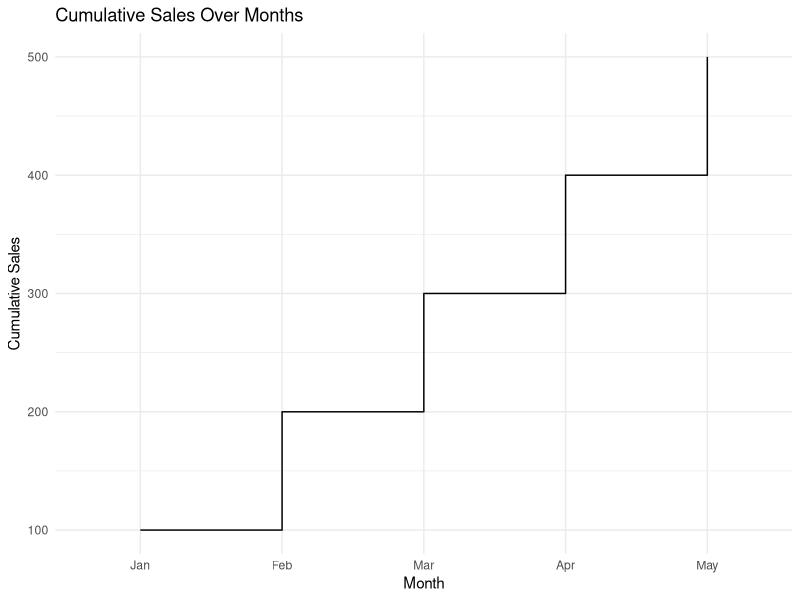

Write R code to recreate this figure.
library(ggplot2)
cumulative_sales_data <- data.frame(
  Month = factor(c("Jan", "Feb", "Mar", "Apr", "May"), levels = c("Jan", "Feb", "Mar", "Apr", "May")),
  Cumulative_Sales = c(100, 200, 300, 400, 500))
ggplot(cumulative_sales_data, aes(x = Month, y = Cumulative_Sales, group = 1)) +
  geom_step() +
  labs(title = "Cumulative Sales Over Months",
       x = "Month",
       y = "Cumulative Sales") +
  theme_minimal()
